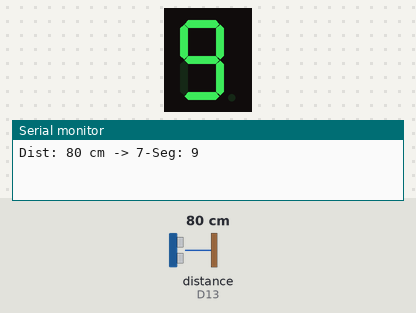
This sketch was run on a simulated Arduino Uno R4 WiFi. Shown: 1-digit seven-segment display, the last lines printed to the serial monitor. Wiring (inferred from the names in the program): ultrasonic range finder: trigger D12; echo D13; 1-digit 7-segment display, segments lit when HIGH: segments D2, D3, D4, D5, D6, D7, D8. The inputs (shaded band) are chosen by the test bench; at power-on: distance to the obstacle (sensor on D13) 80 cm. The echo pulse lasts 58.3 µs per cm; WiFi joins after 1.5 s; servers stay silent unless stated; no MQTT or app messages arrive unless stated; the segment pins are drawn as the display they are named for.

Above: at 3.7 s.
3.8 s: distance to the obstacle (sensor on D13) set to 2 cm
At 5.2 s:
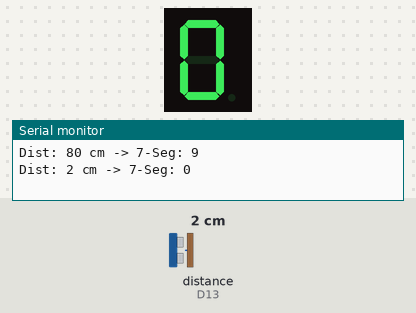
6.5 s: distance to the obstacle (sensor on D13) set to 9 cm
At 7.9 s:
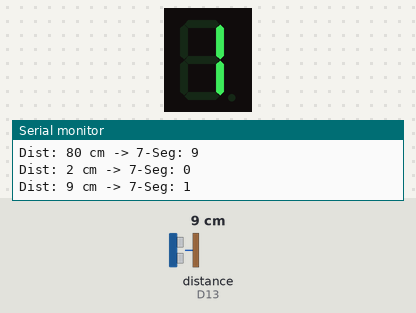
9.2 s: distance to the obstacle (sensor on D13) set to 18 cm
At 11.0 s:
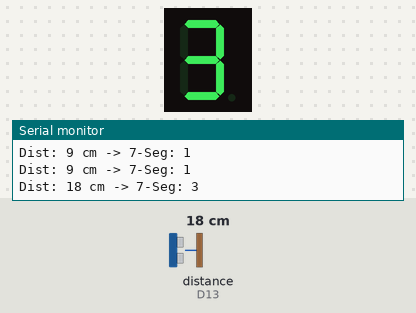
Timing chart, 0 to 12.5 s (numbered marks = the images above; inputs shaded):
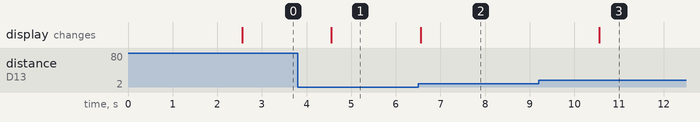

The sketch:

Combo06_Ultrasonic_To_7Seg_And_Pub.ino
```cpp
/*
 * [โจทย์ประยุกต์ Combo 06] Ultrasonic (12,13) -> แสดงระดับระยะทาง 0-9 บน 7-Segment (2..8) + ส่ง MQTT
 * - แปลงระยะทาง cm (เช่น หาร 5 หรือ constrain 0-9) มาโชว์บน 7-Segment พร้อมส่งค่าขึ้น MQTT
 */
#include <WiFiS3.h>
#include <MQTTClient.h>

const char WIFI_SSID[]      = "68070141";
const char WIFI_PASSWORD[]  = "nano9753";
const char MQTT_BROKER[]    = "phycom.it.kmitl.ac.th";
const int  MQTT_PORT        = 1883;
const char MQTT_CLIENT_ID[] = "UnoR4_68070141_C06";

const int trigPin    = 12;
const int echoPin    = 13;
const int segPins[7] = {2, 3, 4, 5, 6, 7, 8};

const int num_array[10][7] = {
  {1, 1, 1, 1, 1, 1, 0}, // 0
  {0, 1, 1, 0, 0, 0, 0}, // 1
  {1, 1, 0, 1, 1, 0, 1}, // 2
  {1, 1, 1, 1, 0, 0, 1}, // 3
  {0, 1, 1, 0, 0, 1, 1}, // 4
  {1, 0, 1, 1, 0, 1, 1}, // 5
  {1, 0, 1, 1, 1, 1, 1}, // 6
  {1, 1, 1, 0, 0, 0, 0}, // 7
  {1, 1, 1, 1, 1, 1, 1}, // 8
  {1, 1, 1, 1, 0, 1, 1}  // 9
};

WiFiClient network;
MQTTClient mqtt(256);
unsigned long lastPublishTime = 0;

void displayDigit(int digit) {
  if (digit < 0 || digit > 9) return;
  for (int i = 0; i < 7; i++) digitalWrite(segPins[i], num_array[digit][i]);
}

long readDistanceCm() {
  digitalWrite(trigPin, LOW);
  delayMicroseconds(2);
  digitalWrite(trigPin, HIGH);
  delayMicroseconds(10);
  digitalWrite(trigPin, LOW);
  long pulseWidth = pulseIn(echoPin, HIGH, 30000);
  if (pulseWidth == 0) return 999;
  return pulseWidth / 29 / 2;
}

void connectToWiFiAndMQTT() {
  while (WiFi.status() != WL_CONNECTED) { WiFi.begin(WIFI_SSID, WIFI_PASSWORD); delay(1000); }
  while (!mqtt.connect(MQTT_CLIENT_ID)) { delay(500); }
}

void setup() {
  Serial.begin(9600);
  pinMode(trigPin, OUTPUT);
  pinMode(echoPin, INPUT);
  for (int i = 0; i < 7; i++) pinMode(segPins[i], OUTPUT);

  mqtt.begin(MQTT_BROKER, MQTT_PORT, network);
  connectToWiFiAndMQTT();
}

void loop() {
  mqtt.loop();
  if (!mqtt.connected()) connectToWiFiAndMQTT();

  if (millis() - lastPublishTime >= 2000) {
    lastPublishTime = millis();

    long dist = readDistanceCm();
    // แปลงระยะ 0 - 45 cm เป็นตัวเลขระดับ 0 - 9 บน 7-Segment
    int digit = constrain(dist / 5, 0, 9);
    displayDigit(digit);

    String foodMsg = (dist > 20) ? "off" : "on";
    mqtt.publish("68070141/food", foodMsg);
    Serial.println("Dist: " + String(dist) + " cm -> 7-Seg: " + String(digit));
  }
}
```

Measured:
- after the input at 3.8 s, the display: changes after 0.75 s (image 1)
- after the input at 6.5 s, the display: changes after 0.05 s (image 2)
- after the input at 9.2 s, the display: changes after 1.4 s (image 3)
